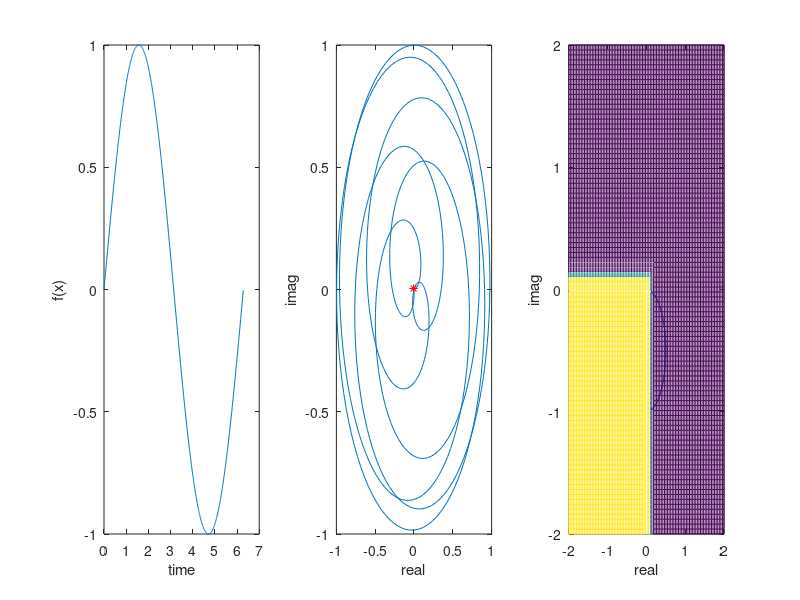

MATLAB code for this plot: (Note: this script raises an error after producing the figure.)
clear
clc

x = 0:0.01:2*pi;
y = sin(x);
subplot(131)
plot(x,y)
%z = fft(y);
z = y.*exp(-2*pi*-1j*x);
c = y.*exp(-1j*x);
xlabel('time'),ylabel('f(x)')
hold on 
%c = exp(2*pi*1i*x);
subplot(132)
plot(real(z),imag(z))
hold on
plot(mean(real(z)),mean(imag(z)),'r*')
xlabel('real'),ylabel('imag')
subplot(133)
plot(real(c),imag(c))
hold on
plot(mean(real(c)),mean(imag(c)),'r*')
xlabel('real'),ylabel('imag')

x = linspace(-2.0,2.0);
y = x;
[x,y] = meshgrid(x,y);
z = 1./(1.0+exp(100*x-10)+exp(100*y-10));
mesh(x,y,z)

sigma(:,:,1) = eye(2);
sigma(:,:,2) = [0 1;1 0];
sigma(:,:,3) = [0 -1i;1i 0];
sigma(:,:,4) = [1 0;0 -1];
H = 1/(sqrt(2))*[1 1; 1 -1];
A = expm(3*1i*sigma(:,:,2));
trace(-1i*sigma(:,:,1)*logm(H))/2
trace(-1i*sigma(:,:,2)*logm(H))/2
trace(-1i*sigma(:,:,3)*logm(H))/2
trace(-1i*sigma(:,:,4)*logm(H))/2
expm(1i*(1.5708*sigma(:,:,1)-1.1107*sigma(:,:,2)-1.1107*sigma(:,:,4)))
u = [1.5708 -1.1107 0 -1.1107];
l = [u u u 7 7 7 7 0 1 0];
s = [l(17) l(18) l(19)];
omiga = linspace(-2.0,2.0);
 dis = [0.9999.*(omiga<=0)+(-0.9998*omiga+0.9999).*(omiga>0&omiga<1)+0.0001.*(omiga>=1);
        0.0001.*(omiga<=0)+(0.9998*omiga+0.0001).*(omiga>0&omiga<1)+0.9999.*(omiga>=1)];
dis = [0.998.*(omiga<=-1)+(-0.997*omiga+0.001).*(omiga>-1&omiga<0)+0.001.*(omiga>=0); 
      0.001.*(omiga<=-1)+(0.997*omiga+0.998).*(omiga>-1&omiga<=0)+(-0.997*omiga+0.998).*(omiga>0&omiga<=1)+0.001.*(omiga>1);
      0.001.*(omiga<=0)+(0.997*omiga+0.001).*(omiga>0&omiga<=1)+0.998.*(omiga>1)];
%plot(omiga,dis)
%a(1) = mod(3^1,17);
a(1) = 5;
for i =2:1:16
    a(i) = mod(14^a(i-1),17);
end

swap = [1 0 0 0;
        0 0 1 0;
        0 1 0 0;
        0 0 0 1];

Us10 = eye(2^4);
Us10 = swapindexinuf(Us10,'0100','0101');
Us10 = swapindexinuf(Us10,'1100','1101');

Us01 = eye(2^4);
Us01 = swapindexinuf(Us01,'1000','1001');
Us01 = swapindexinuf(Us01,'1100','1101');
